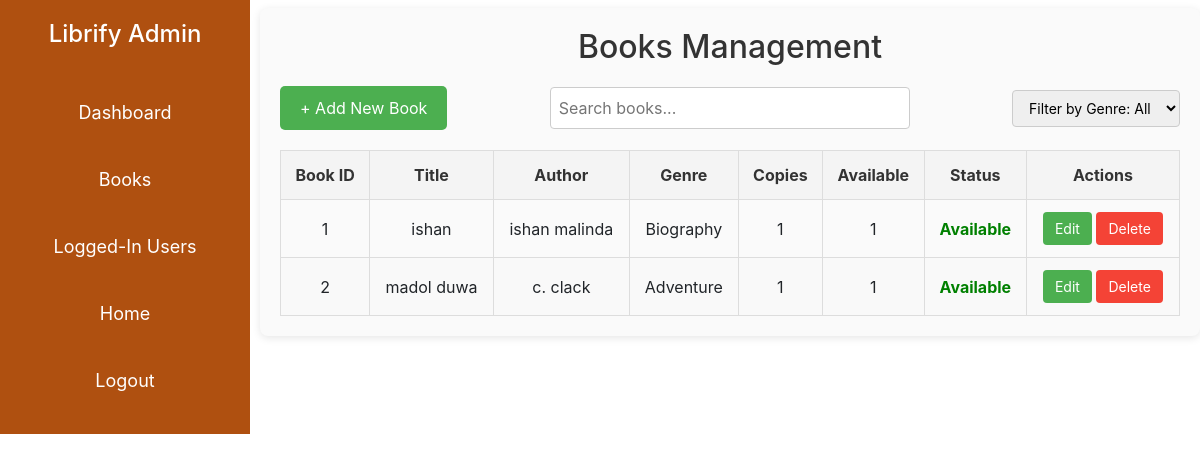
/book, run on an earlier commit of the app's database.
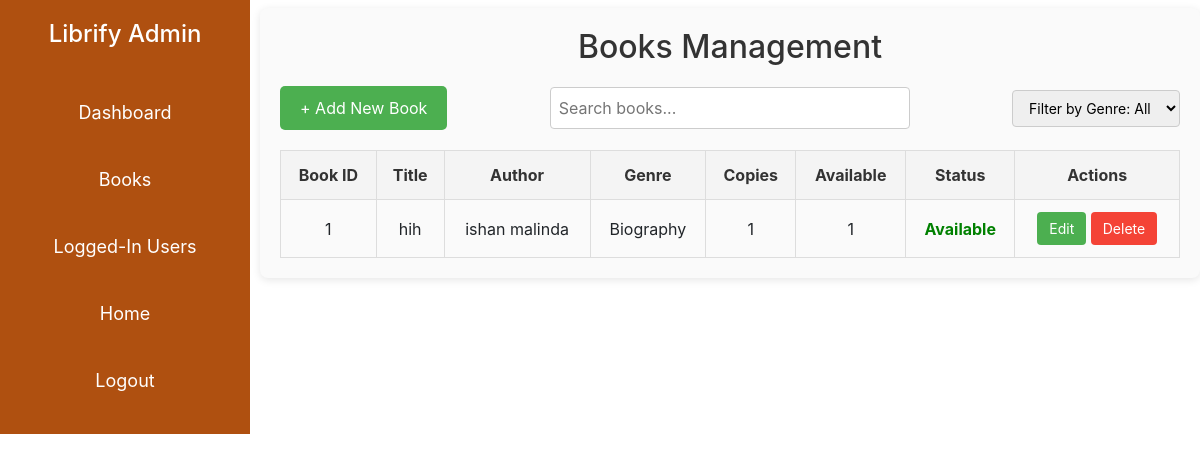
And on a later commit of the database.
### app.py (models this page shows)
class Book(db.Model):
    id = db.Column(db.Integer, primary_key=True)
    title = db.Column(db.String(100), nullable=False)
    author = db.Column(db.String(100), nullable=False)
    genre = db.Column(db.String(50), nullable=False)
    copies = db.Column(db.Integer, nullable=False)
    pdf_path = db.Column(db.String(200), nullable=False)
    cover_image = db.Column(db.String(200), nullable=True)

### app.py (the view)
@app.route("/book")
def book():
    books = Book.query.all()
    return render_template("book.html", books=books)

### templates/book.html (shortened to what this page needs)
{% extends 'base.html' %}
{% block content %}
<!DOCTYPE html>
<html lang="en">
<head>
    <link rel="stylesheet" href="{{ url_for('static', filename='book.css') }}">
</head>
<body>
    <div class="books-container">
        <h2>Books Management</h2>
        <div class="actions">
            <a href="{{ url_for('bookupload') }}">
                <button class="add-book-btn">+ Add New Book</button>
            </a>
            <input type="text" id="search-box" placeholder="Search books...">
            <select id="genre-filter">
                <option value="all">Filter by Genre: All</option>
            </select>
        </div>
        <table class="books-table">
            <thead>
                <tr>
                    <th>Book ID</th>
                    <th>Title</th>
                    <th>Author</th>
                    <th>Genre</th>
                    <th>Copies</th>
                    <th>Available</th>
                    <th>Status</th>
                    <th>Actions</th>
                </tr>
            </thead>
            <tbody>
                {% for book in books %}
                <tr>
                    <td>{{ book.id }}</td>
                    <td>{{ book.title }}</td>
                    <td>{{ book.author }}</td>
                    <td>{{ book.genre }}</td>
                    <td>{{ book.copies }}</td>
                    <td>{{ book.copies }}</td>
                    <td><span class="status available">Available</span></td>
                    <td>
                        <a href="{{url_for('edit_book', book_id=book.id)}}">
                        <button class="edit-btn">Edit</button>
                        </a>
                        <form action="{{ url_for('delete_book', book_id=book.id) }}" method="POST" style="display: inline;">
                            <button type="submit" class="delete-btn" onclick="return confirm('Are you sure you want to delete this book?')">Delete</button>
                    </td>
                </tr>
                {% endfor %}
            </tbody>
        </table>
    </div>
</body>
</html>
{% endblock %}

### templates/base.html (shortened to what this page needs)
<!doctype html>
<html lang="en">
  <head>
    <link href="https://stackpath.bootstrapcdn.com/bootstrap/4.5.2/css/bootstrap.min.css" rel="stylesheet">
  </head>
  <body>
    {% include 'sidebar.html' %}
    <br/>
    {% block content %}
    {% endblock %}

### templates/sidebar.html (shortened to what this page needs)
<!DOCTYPE html>
<html lang="en">
<head>
  <link href="https://stackpath.bootstrapcdn.com/bootstrap/4.5.2/css/bootstrap.min.css" rel="stylesheet">
  <link rel="stylesheet" href="{{ url_for('static', filename='sidebar.css') }}">
</head>
<body>
    <div class="sidebar">
        <h1>Librify Admin</h1>
        <a href="{{url_for('admindashbord')}}">Dashboard</a>
        <a href="{{url_for('book')}}"> Books</a>
        <a href="/loggedin-users" class="menu-item" id="users">Logged-In Users</a>
        <a href="{{url_for('home')}}"> Home</a>
        <a href="/logout" class="menu-item" id="logout">Logout</a>
    </div>
</body>
</html>

### static/sidebar.css (style rules this page uses)
.sidebar { width: 250px; background-color: #af5010; color: white; display: flex; flex-direction: column; align-items: center; padding: 20px 0; }
.sidebar h1 { font-size: 24px; margin-bottom: 30px; }
.sidebar a { text-decoration: none; color: white; margin: 10px 0; font-size: 18px; padding: 10px; text-align: center; width: 100%; border-radius: 5px; transition: background-color 0.3s; }

### static/book.css (style rules this page uses)
.books-container { max-width: calc(100% - 250px); margin: 20px auto; margin-left: 260px; padding: 20px; background-color: hsl(0, 0%, 98%); border-radius: 8px; box-shadow: 0 2px 8px rgba(0, 0, 0, 0.1); margin-top: -450px; }
h2 { text-align: center; color: #333; margin-bottom: 20px; }
.actions { display: flex; justify-content: space-between; align-items: center; margin-bottom: 20px; }
.add-book-btn { background-color: #4caf50; color: white; padding: 10px 20px; border: none; border-radius: 5px; cursor: pointer; font-size: 16px; transition: background-color 0.3s ease; }
#search-box { width: 40%; padding: 8px; border: 1px solid #ccc; border-radius: 4px; }
#genre-filter { padding: 8px 12px; border: 1px solid #ccc; border-radius: 4px; font-size: 14px; }
.books-table { width: 100%; border-collapse: collapse; margin-top: 20px; }
.books-table th, .books-table td { border: 1px solid #ddd; padding: 12px; text-align: center; }
.books-table th { background-color: #f4f4f4; color: #333; font-weight: bold; }
.status.available { color: green; font-weight: bold; }
.edit-btn, .delete-btn { padding: 6px 12px; border: none; border-radius: 4px; cursor: pointer; font-size: 14px; }
.edit-btn { background-color: #4caf50; color: white; }
.delete-btn { background-color: #f44336; color: white; }

What changed in the data, as far as the page shows it:
removed Book: id "2", title "madol duwa", author "c. clack", genre "Adventure", copies "1"
changed Book "ishan malinda": title "ishan" → "hih"
